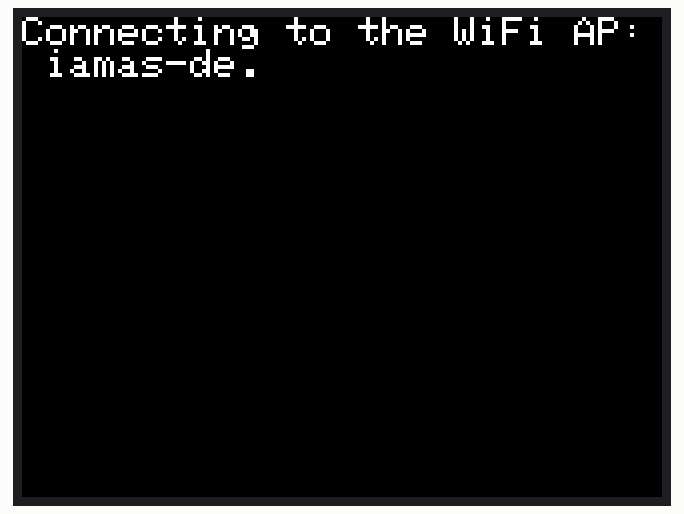
This sketch was run on a simulated ESP32. Parts: 320×240 colour display. WiFi joins after 1.5 s; servers stay silent unless stated; random numbers use the default seed unless the sketch sets one.

Above: at 0.7 s.
At 1.7 s:
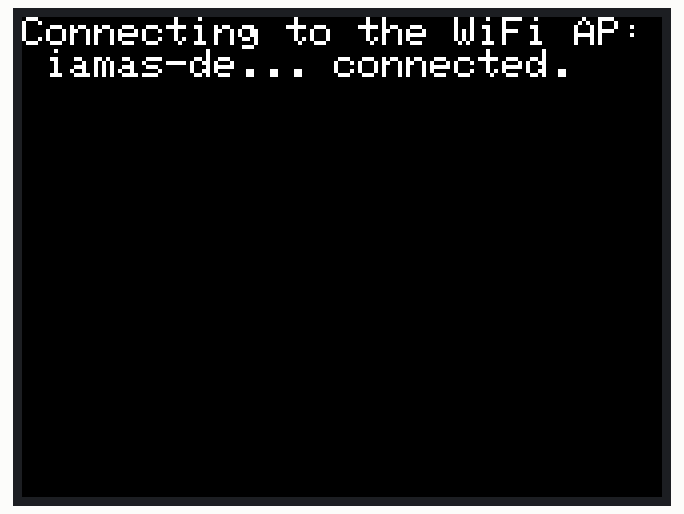
At 4.8 s:
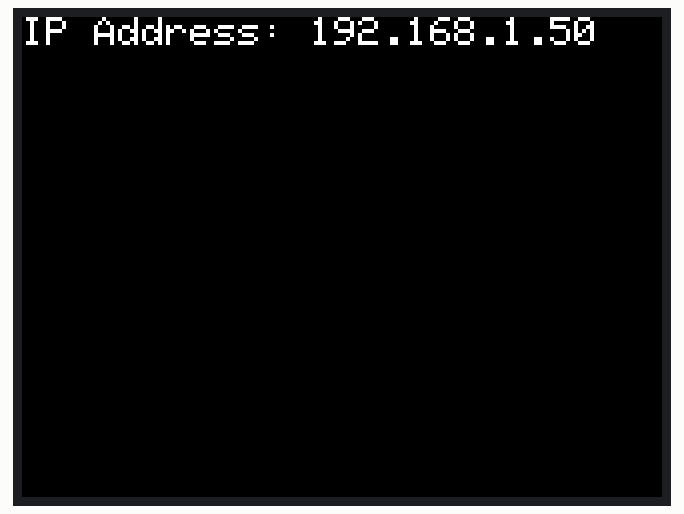

The sketch:

6_udp.ino
```cpp
#include <M5Stack.h>
#include <WiFi.h>
#include <WiFiUDP.h>

String ssid = "iamas-de";        // WiFiのSSIDを指定
String password = "pass-iamas";  // WiFiパスワードを指定

// Wi-Fi UDP の設定
WiFiUDP wifi_udp;
String pc_ip = "XXX.XXX.XXX.XXX";  // PCのIPアドレスを指定
int pc_port = 12000;               // 送信先のポート
int m5_port = 12001;               // M5Stackのポート

int number = 0;

void setup() {
  M5.begin();

  WiFi.begin(ssid.c_str(), password.c_str());

  M5.Lcd.setTextSize(2);
  M5.Lcd.print("Connecting to the WiFi AP: " + ssid);

  while (WiFi.status() != WL_CONNECTED) {
    delay(500);
    M5.Lcd.print(".");
  }

  M5.Lcd.println(" connected.");
  delay(3000);  // "connected."を3秒間表示してから画面を消します。
  M5.Lcd.fillScreen(BLACK);

  M5.Lcd.setCursor(0, 0);
  M5.Lcd.print("IP Address: ");
  M5.Lcd.println(WiFi.localIP());  // M5StackのIPアドレスを表示

  // Wi-Fi UDP 通信の開始
  wifi_udp.begin(m5_port);
}

void loop() {
  // パケット開始
  wifi_udp.beginPacket(pc_ip.c_str(), pc_port);
  wifi_udp.print(number);      // UDP通信でnumberのデータをPCへ送信
  wifi_udp.print(",");         // UDP通信で "," をPCへ送信
  wifi_udp.println(random());  // UDP通信で乱数をPCへ送信
  wifi_udp.endPacket();
  // パケット終了

  number++;

  delay(1000);
}
```

Measured:
- what the display in image 1 shows lasts 3.1 s, from 1.7 s to 4.8 s
